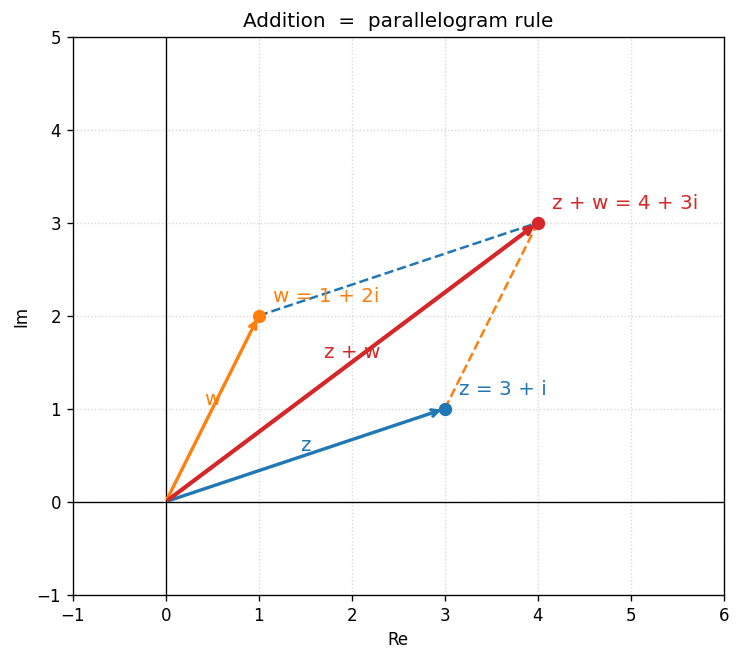

Reproduce this figure in Python.
"""fig04 — addition as the parallelogram rule."""
from _helpers import new_axes, arrow, point, save_and_show

fig, ax = new_axes((-1, 6), (-1, 5),
                   "Addition  =  parallelogram rule")

z = 3 + 1j
w = 1 + 2j
s = z + w  # 4 + 3i

# arrows from origin
arrow(ax, 0+0j, z, color="C0", label="z", lw=2)
arrow(ax, 0+0j, w, color="C1", label="w", lw=2)

# z + w as diagonal
arrow(ax, 0+0j, s, color="C3", label="z + w", lw=2.5)

# parallelogram completion (dashed)
ax.plot([z.real, s.real], [z.imag, s.imag],
        color="C1", linestyle="--", lw=1.5)
ax.plot([w.real, s.real], [w.imag, s.imag],
        color="C0", linestyle="--", lw=1.5)

point(ax, z, label="z = 3 + i", color="C0")
point(ax, w, label="w = 1 + 2i", color="C1")
point(ax, s, label="z + w = 4 + 3i", color="C3")

save_and_show(fig, "fig04_addition.png")
